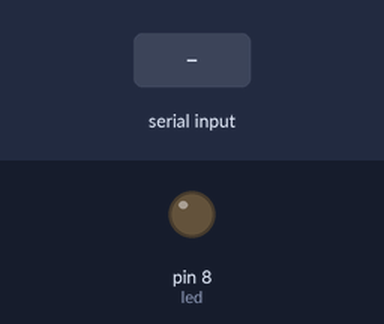
A sketch run on a simulated Arduino Uno, built with avr-gcc and run on an emulated ATmega328P. Shown: output pins drawn as LEDs (lit = HIGH). The inputs (shaded band) are chosen by the test bench.

Above: at 1.2 s.
1.3 s: "a" received over Serial
At 2.1 s:
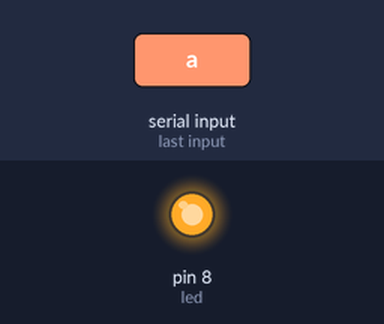
2.8 s: "b" received over Serial
At 3.3 s:
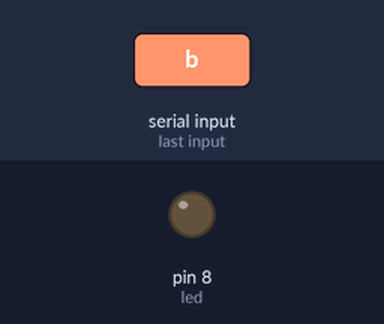
Timing chart, 0 to 5.8 s (numbered marks = the images above; inputs shaded):
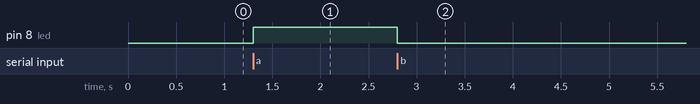

The sketch:

conection.ino
```cpp
int led = 8;


void setup() {
  // put your setup code here, to run once:
  Serial.begin(9600);
  pinMode(led, OUTPUT);

}

void loop() {
  // put your main code here, to run repeatedly:
  while(Serial.available()){
    char command = Serial.read();

    if(command == 'a'){
      digitalWrite(led, HIGH);
    }

    if(command == 'b'){
      digitalWrite(led, LOW);
    }


  }

}
```

Measured:
- after the input at 1.3 s, pin 8 (led): LOW → HIGH at once
- after the input at 2.8 s, pin 8 (led): HIGH → LOW at once
